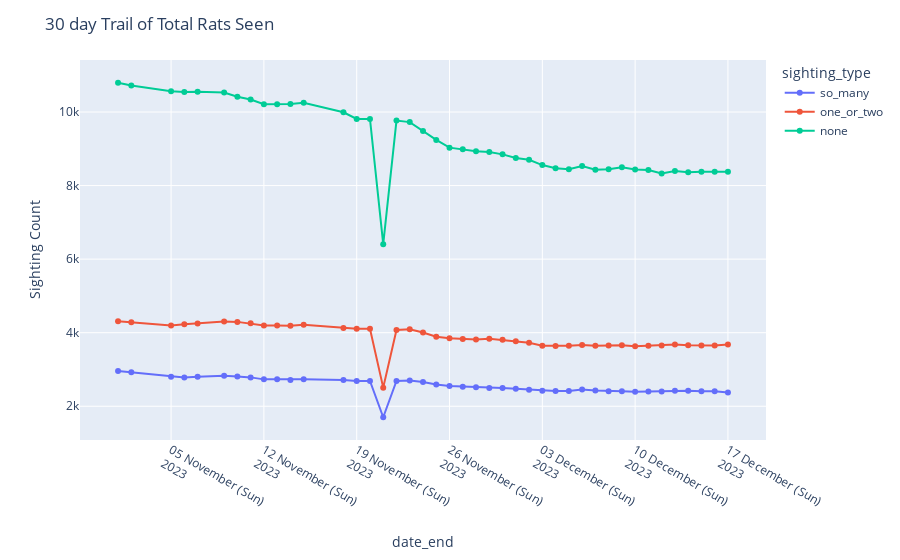

Here is the notebook cell this chart was saved with:
### Code cell
def plot_summary():
    nyc_total_sightings = sightings_df.groupby(["date_start", "date_end"]).sum(["so_many","one_or_two","none"]).drop(columns="station_id").reset_index()
    melted_data = nyc_total_sightings.melt(["date_start","date_end"], var_name="sighting_type", value_vars=["so_many", "one_or_two", "none"]) 

    fig = px.line(melted_data, x="date_end", y="value", color="sighting_type", markers=True)
    fig.update_layout(
        title=f"30 day Trail of Total Rats Seen",
        xaxis_tickformat='%d %B (%a)<br>%Y',
        yaxis_title="Sighting Count"
    )
    fig.show()

plot_summary()

### Figure 1 — Plotly figure (JSON) as saved in the notebook; plotly's stock layout.template omitted (floating-point values rounded to 4 significant figures)
{"data": [{"hovertemplate": "sighting_type=so_many<br>date_end=%{x}<br>value=%{y}<extra></extra>", "legendgroup": "so_many", "line": {"color": "#636efa", "dash": "solid"}, "marker": {"symbol": "circle"}, "mode": "markers+lines", "name": "so_many", "orientation": "v", "showlegend": true, "type": "scatter", "x": ["2023-11-01T00:00:00", "2023-11-02T00:00:00", "2023-11-05T00:00:00", "2023-11-06T00:00:00", "2023-11-07T00:00:00", "2023-11-09T00:00:00", "2023-11-10T00:00:00", "2023-11-11T00:00:00", "2023-11-12T00:00:00", "2023-11-13T00:00:00", "2023-11-14T00:00:00", "2023-11-15T00:00:00", "2023-11-18T00:00:00", "2023-11-19T00:00:00", "2023-11-20T00:00:00", "2023-11-21T00:00:00", "2023-11-22T00:00:00", "2023-11-23T00:00:00", "2023-11-24T00:00:00", "2023-11-25T00:00:00", "2023-11-26T00:00:00", "2023-11-27T00:00:00", "2023-11-28T00:00:00", "2023-11-29T00:00:00", "2023-11-30T00:00:00", "2023-12-01T00:00:00", "2023-12-02T00:00:00", "2023-12-03T00:00:00", "2023-12-04T00:00:00", "2023-12-05T00:00:00", "2023-12-06T00:00:00", "2023-12-07T00:00:00", "2023-12-08T00:00:00", "2023-12-09T00:00:00", "2023-12-10T00:00:00", "2023-12-11T00:00:00", "2023-12-12T00:00:00", "2023-12-13T00:00:00", "2023-12-14T00:00:00", "2023-12-15T00:00:00", "2023-12-16T00:00:00", "2023-12-17T00:00:00"], "xaxis": "x", "y": [2958, 2923, 2805, 2781, 2801, 2827, 2809, 2785, 2731, 2731, 2715, 2734, 2712, 2688, 2688, 1701, 2688, 2703, 2657, 2589, 2553, 2533, 2518, 2494, 2493, 2475, 2450, 2419, 2414, 2418, 2456, 2430, 2410, 2406, 2391, 2398, 2398, 2419, 2424, 2409, 2409, 2371], "yaxis": "y"}, {"hovertemplate": "sighting_type=one_or_two<br>date_end=%{x}<br>value=%{y}<extra></extra>", "legendgroup": "one_or_two", "line": {"color": "#EF553B", "dash": "solid"}, "marker": {"symbol": "circle"}, "mode": "markers+lines", "name": "one_or_two", "orientation": "v", "showlegend": true, "type": "scatter", "x": ["2023-11-01T00:00:00", "2023-11-02T00:00:00", "2023-11-05T00:00:00", "2023-11-06T00:00:00", "2023-11-07T00:00:00", "2023-11-09T00:00:00", "2023-11-10T00:00:00", "2023-11-11T00:00:00", "2023-11-12T00:00:00", "2023-11-13T00:00:00", "2023-11-14T00:00:00", "2023-11-15T00:00:00", "2023-11-18T00:00:00", "2023-11-19T00:00:00", "2023-11-20T00:00:00", "2023-11-21T00:00:00", "2023-11-22T00:00:00", "2023-11-23T00:00:00", "2023-11-24T00:00:00", "2023-11-25T00:00:00", "2023-11-26T00:00:00", "2023-11-27T00:00:00", "2023-11-28T00:00:00", "2023-11-29T00:00:00", "2023-11-30T00:00:00", "2023-12-01T00:00:00", "2023-12-02T00:00:00", "2023-12-03T00:00:00", "2023-12-04T00:00:00", "2023-12-05T00:00:00", "2023-12-06T00:00:00", "2023-12-07T00:00:00", "2023-12-08T00:00:00", "2023-12-09T00:00:00", "2023-12-10T00:00:00", "2023-12-11T00:00:00", "2023-12-12T00:00:00", "2023-12-13T00:00:00", "2023-12-14T00:00:00", "2023-12-15T00:00:00", "2023-12-16T00:00:00", "2023-12-17T00:00:00"], "xaxis": "x", "y": [4311, 4284, 4198, 4228, 4253, 4303, 4294, 4254, 4195, 4195, 4187, 4217, 4128, 4104, 4104, 2506, 4072, 4096, 4004, 3888, 3847, 3826, 3813, 3837, 3807, 3767, 3727, 3644, 3635, 3642, 3666, 3643, 3654, 3659, 3631, 3647, 3652, 3682, 3660, 3651, 3651, 3678], "yaxis": "y"}, {"hovertemplate": "sighting_type=none<br>date_end=%{x}<br>value=%{y}<extra></extra>", "legendgroup": "none", "line": {"color": "#00cc96", "dash": "solid"}, "marker": {"symbol": "circle"}, "mode": "markers+lines", "name": "none", "orientation": "v", "showlegend": true, "type": "scatter", "x": ["2023-11-01T00:00:00", "2023-11-02T00:00:00", "2023-11-05T00:00:00", "2023-11-06T00:00:00", "2023-11-07T00:00:00", "2023-11-09T00:00:00", "2023-11-10T00:00:00", "2023-11-11T00:00:00", "2023-11-12T00:00:00", "2023-11-13T00:00:00", "2023-11-14T00:00:00", "2023-11-15T00:00:00", "2023-11-18T00:00:00", "2023-11-19T00:00:00", "2023-11-20T00:00:00", "2023-11-21T00:00:00", "2023-11-22T00:00:00", "2023-11-23T00:00:00", "2023-11-24T00:00:00", "2023-11-25T00:00:00", "2023-11-26T00:00:00", "2023-11-27T00:00:00", "2023-11-28T00:00:00", "2023-11-29T00:00:00", "2023-11-30T00:00:00", "2023-12-01T00:00:00", "2023-12-02T00:00:00", "2023-12-03T00:00:00", "2023-12-04T00:00:00", "2023-12-05T00:00:00", "2023-12-06T00:00:00", "2023-12-07T00:00:00", "2023-12-08T00:00:00", "2023-12-09T00:00:00", "2023-12-10T00:00:00", "2023-12-11T00:00:00", "2023-12-12T00:00:00", "2023-12-13T00:00:00", "2023-12-14T00:00:00", "2023-12-15T00:00:00", "2023-12-16T00:00:00", "2023-12-17T00:00:00"], "xaxis": "x", "y": [10796, 10719, 10567, 10547, 10552, 10531, 10416, 10340, 10211, 10211, 10221, 10250, 9993, 9810, 9810, 6406, 9769, 9726, 9485, 9241, 9032, 8989, 8933, 8913, 8849, 8748, 8700, 8558, 8471, 8447, 8533, 8430, 8441, 8500, 8439, 8423, 8330, 8399, 8362, 8373, 8373, 8374], "yaxis": "y"}], "layout": {"autosize": true, "legend": {"title": {"text": "sighting_type"}, "tracegroupgap": 0}, "margin": {"t": 60}, "title": {"text": "30 day Trail of Total Rats Seen"}, "xaxis": {"anchor": "y", "autorange": true, "domain": [0, 1], "range": ["2023-10-27 19:33:03.6735", "2023-12-21 04:26:56.3265"], "tickformat": "%d %B (%a)<br>%Y", "title": {"text": "date_end"}, "type": "date"}, "yaxis": {"anchor": "x", "autorange": true, "domain": [0, 1], "range": [943.1, 11550.0], "title": {"text": "Sighting Count"}, "type": "linear"}}}
